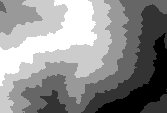
#> input picture data/aw3d_kasagatake.tif, 167 x 113 px
$ jupyter execute --allow-errors 006_yamabiko_aw3d.ipynb
#> lines starting #> are read from the running program, lines starting #| are printed output that depends on the picture
# `やまびこ`シミュレーション

[cell 1]
# -*- coding: utf-8 -*-
# basic libraries
import os
import json
from pathlib import Path

# third party
import numpy as np
import math
from tqdm import tqdm
import pandas as pd
from sklearn.cluster import DBSCAN
from mpl_toolkits.mplot3d import Axes3D
from matplotlib import cm
import matplotlib.pyplot as plt
import japanize_matplotlib
from matplotlib.animation import FuncAnimation, PillowWriter, FFMpegWriter

# GIS
import tifffile
import geopandas as gpd
from shapely.geometry import Point
import rasterio
from rasterio.transform import rowcol
from rasterio.warp import transform as reproject_pts

PATH_OUTPUT = 'output/006/'
if not os.path.exists(PATH_OUTPUT):
    os.makedirs(PATH_OUTPUT, exist_ok=True)

## 音速解析

**断熱**な圧力変化に対する状態方程式の勾配から定義は以下。

$$
c^2 = \left( \frac{\partial p}{\partial \rho} \right)_s
$$

ここで

* $c$：音速 \[m/s]
* $p$：圧力 \[Pa]
* $\rho$：密度 \[kg/m^3]
* 添字 $s$：等エントロピー（断熱）

理想気体の状態方程式 $p = \rho R T$ と、定圧比熱 $c_p$・定積比熱 $c_v$ から定まる比熱比 $\gamma = c_p/c_v$ を用います。

上式を代入すると：

$$
c^2 = \gamma \frac{p}{\rho}
$$

理想気体：$\rho = \frac{p}{R T}$ より、

$$
c^2 = \gamma R T
\quad\Rightarrow\quad
c = \sqrt{\gamma R T}.
$$

乾燥空気に対して代表値を入れると（$\gamma \approx 1.4$, $R_d = 287.05$ J/(kg·K)):

$$
c = \sqrt{1.4 \times 287.05 \times T} \approx 20.05\sqrt{T} \quad [\mathrm{m/s}], \; T[\mathrm{K}].
$$

温度を摂氏 $T_{°C}$ で与えた場合、$T = T_{°C} + 273.15$.

**注意:** 上記の式では $p$ が消えてしまうため、乾燥理想空気では音速は温度のみで決まります。観測した気圧から音速を推定したい場合は、(1) 非理想効果、(2) 湿度による混合気体効果、(3) 組成変化（CO₂ 等）を考慮する必要があります。

気圧と温度が与えられ、相対湿度 RH（0〜1）が別途得られる場合、以下の手順で混合気体定数と有効温度（仮温度・仮想温度）を計算し、音速を推定できます。

$$
e_s(T_{°C}) = 6.112 \exp\left(\frac{17.67 T_{°C}}{T_{°C} + 243.5}\right) \quad [\mathrm{hPa}]
$$

### 実際の水蒸気圧

$$
e = \mathrm{RH} \cdot e_s.
$$

### 混合比 $w$（乾燥空気質量に対する水蒸気質量）

$$
w = \epsilon \frac{e}{p - e}, \qquad \epsilon = \frac{R_d}{R_v} \approx 0.622.
$$

### 比湿（specific humidity）$q$

$$
q = \frac{w}{1 + w}.
$$

### 仮想温度 $T_v$（簡易近似）

$$
T_v \approx T_K (1 + 0.61 q).
$$

（より厳密には $T_v = T_K \left(1 + \frac{R_v}{R_d}q\right) / (1+q)$ などの式がありますが、0.61q 近似は実用的です。）

### 混合気体のガス定数と比熱

質量加重で混合します（簡易）:

$$
R_{mix} = R_d (1-q) + R_v q.
$$

$$
c_{p,mix} = c_{p,d}(1-q) + c_{p,v}q.
$$

$$
c_{v,mix} = c_{p,mix} - R_{mix}.
$$

$$
\gamma_{mix} = \frac{c_{p,mix}}{c_{v,mix}}.
$$

### 湿り空気での音速

$$
c = \sqrt{\gamma_{mix} \, R_{mix} \, T_v }.
$$

このモデルでは $p$ が式に残り、RH とともに音速がわずかに変化します（特に高温・高湿条件で顕著）。

[cell 2]
# --- 定数 ---
R_d = 287.05   # J/(kg*K) 乾燥空気
R_v = 461.5    # J/(kg*K) 水蒸気
cp_d = 1005.0  # J/(kg*K)
cp_v = 1850.0  # J/(kg*K) 近似

def speed_of_sound_dry_air(T_K, gamma=1.4):
    """乾燥空気（理想気体）音速 [m/s]。T_K: Kelvin。"""
    return np.sqrt(gamma * R_d * T_K)

def saturation_vapor_pressure_hPa(T_C):
    """Tetens式による飽和水蒸気圧 [hPa]; -40～+50℃程度で有効な近似。"""
    return 6.112 * np.exp((17.67 * T_C) / (T_C + 243.5))

def specific_humidity(P_hPa, T_C, RH=0.5):
    """比湿 q [kg/kg] を気圧[hPa], 気温[°C], 相対湿度RH[0-1]から推定。"""
    e_s = saturation_vapor_pressure_hPa(T_C)  # hPa
    e = RH * e_s
    eps = R_d / R_v  # ~0.622
    w = eps * e / (P_hPa - e)  # mixing ratio
    q = w / (1 + w)
    return q

def speed_of_sound_moist_air(P_hPa, T_C, RH=0.5):
    """湿り空気音速 [m/s]（仮想温度 & 混合気体比熱近似）。"""
    q = specific_humidity(P_hPa, T_C, RH=RH)
    T_K = T_C + 273.15
    # 仮想温度 (簡易)
    T_v = T_K * (1.0 + 0.61 * q)
    # 混合気体の cp, R, gamma
    cp_mix = cp_d * (1 - q) + cp_v * q
    R_mix  = R_d  * (1 - q) + R_v  * q
    cv_mix = cp_mix - R_mix
    gamma_mix = cp_mix / cv_mix
    return np.sqrt(gamma_mix * R_mix * T_v)

# ---- 計算グリッド ----
pressure_range_hPa = np.linspace(400, 1400, 200)  # 地表付近の気圧範囲に変更（必要なら調整）
temperature_range_C = np.linspace(-40, 80, 200)

P_grid, T_grid = np.meshgrid(pressure_range_hPa, temperature_range_C)

# RH 設定（0=乾燥, 1=飽和）
RH_demo = 0.2
c_grid = speed_of_sound_moist_air(P_grid, T_grid, RH=RH_demo)

# 乾燥モデル（気圧非依存）も計算（比較用）
c_grid_dry = speed_of_sound_dry_air(T_grid + 273.15)

# 代表条件
P0_hPa = 1013.25
T0_C = 15.0
c0_dry = speed_of_sound_dry_air(T0_C + 273.15)
c0_moist = speed_of_sound_moist_air(P0_hPa, T0_C, RH=RH_demo)
print(f"Example dry  : P={P0_hPa:.2f} hPa, T={T0_C:.1f} °C -> c={c0_dry:.2f} m/s")
print(f"Example moist : P={P0_hPa:.2f} hPa, T={T0_C:.1f} °C, RH={RH_demo:.2f} -> c={c0_moist:.2f} m/s")

# ---- 3D プロット ----
fig = plt.figure(figsize=(14, 8), dpi=140, facecolor="w", edgecolor="k")
ax = fig.add_subplot(111, projection='3d')
# Note: カラー指定しない（指示に従う）
ax.plot_surface(P_grid, T_grid, c_grid, linewidth=0, antialiased=True, alpha=0.7,
                cmap='viridis',
                # label="Sound Speed (m/s)",
                label='_nolegend_'
                )
ax.plot_wireframe(P_grid, T_grid, c_grid, rstride=8, cstride=8, linewidth=0.5,
                  color='k', )  # ワイヤーフレーム
ax.scatter(P0_hPa, T0_C, c0_moist, s=30, c='r',
           label="基本的な音速 (m/s)")  # 代表点
ax.set_xlabel('気圧: Pressure (hPa)', fontsize=12, labelpad=8)
ax.set_ylabel('気温: Temperature (°C)', fontsize=12, labelpad=8)
ax.set_zlabel('音速: Speed of Sound (m/s)', fontsize=12, labelpad=8)
ax.set_title(f'音速の気圧と気温による推定\nSpeed of Sound vs Pressure & Temperature (RH={RH_demo:.2f})', fontsize=14)
ax.legend()
ax.view_init(elev=30, azim=-60)  # 視点調
plt.tight_layout()
plt.savefig(os.path.join(PATH_OUTPUT, 'speed_of_sound_3d.png'),)
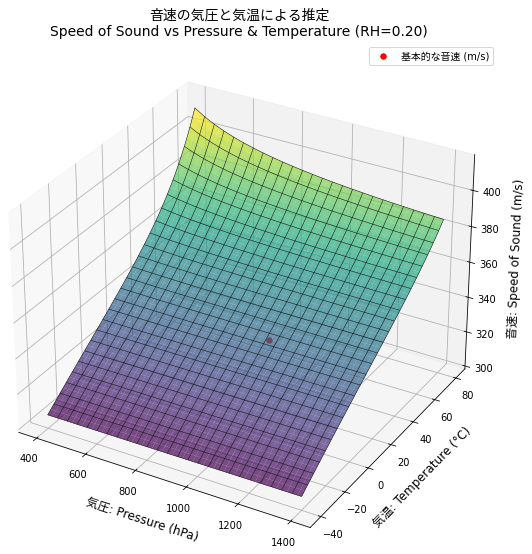
#> figure drawn by matplotlib, 1 panel
plt.show()

# ---- サンプル値テーブル ----
example_pressures = [1200, 1013.25, 900, 800, 100]  # hPa
example_temps = [-30, 0, 15, 30, 70]              # °C
rows = []
for p in example_pressures:
    for t in example_temps:
        rows.append({
            'pressure_hPa': p,
            'temperature_C': t,
            'c_dry_mps': speed_of_sound_dry_air(t + 273.15),
            f'c_moist_mps_RH{int(RH_demo*100)}': speed_of_sound_moist_air(p, t, RH=RH_demo),
        })
df = pd.DataFrame(rows)
df

## 空気吸収量解析

ISO 9613-1（1993）では、純音（50 Hz–10 kHz）の**大気吸収減衰係数 α \[dB m–1]** が

$$
\alpha(f,T,{\rm RH},p)=8.686\,f^{2}\Bigl[
1.84{\times}10^{-11}\,\frac{p_{\mathrm r}}{p}\sqrt{\frac{T}{T_{0}}}
+\Bigl(\frac{T}{T_{0}}\Bigr)^{-\!5/2}
\Bigl(
\frac{0.01275\,e^{-2239.1/T}}{f_{r{\rm O}}+\dfrac{f^{2}}{f_{r{\rm O}}}}
+\frac{0.1068\,e^{-3352/T}}{f_{r{\rm N}}+\dfrac{f^{2}}{f_{r{\rm N}}}}
\Bigr)
\Bigr]

$$

で与えられます（T: K, f: Hz, p: Pa）。酸素・窒素の**緩和周波数**は

$$
\begin{aligned}
f_{r\mathrm O}&=\frac{p}{p_{\mathrm r}}\left[24+4.04{\times}10^{4}\,h\frac{0.02+h}{0.391+h}\right],\\
f_{r\mathrm N}&=\frac{p}{p_{\mathrm r}}\Bigl(\tfrac{T}{T_{0}}\Bigr)^{-1/2}
\left[9+280h\,e^{-4.17\bigl( (T/ T_{0})^{-1/3}-1\bigr)}\right],
\end{aligned}
$$

ここで $h$ は水蒸気の**モル分率**（相対湿度と温度から決定）です。詳しい導出は ISO 9613-1 本文を参照してください。(以下)

> Calculation of the Absorption of Sound by the Atmosphere
(ISO 9613-1)

[cell 3]
# --- alpha_iso9613 関数を再掲 ---
def saturation_pressure_pa(T_c):
    return 610.78 * 10 ** (7.5 * T_c / (T_c + 237.3))

def alpha_iso9613(f_hz, T_c, RH, p_pa=101325):
    T0 = 293.15
    pr = 101325.0

    T = T_c + 273.15
    f = f_hz

    Psat = 610.78 * 10 ** (7.5 * T_c / (T_c + 237.3))
    h = RH / 100 * Psat / p_pa

    FrO = (p_pa / pr) * (24 + 4.04e4 * h * (0.02 + h) / (0.391 + h))
    FrN = (p_pa / pr) * (T / T0) ** (-0.5) * (9 + 280 * h * np.exp(-4.17 * ((T / T0) ** (-1/3) - 1)))

    term1 = 1.84e-11 * (pr / p_pa) * np.sqrt(T / T0)
    term2 = (T / T0) ** (-2.5) * (
        0.01275 * np.exp(-2239.1 / T) / (FrO + (f ** 2) / FrO)
        + 0.1068 * np.exp(-3352.0 / T) / (FrN + (f ** 2) / FrN)
    )
    alpha = 8.686 * f ** 2 * (term1 + term2)
    return alpha

T_c_fixed = 15.0  # 15 ℃ の断面で可視化
RH_range = np.linspace(0, 100, 40)       # 湿度 [%]
f_range  = np.linspace(100, 2000, 40)    # 周波数 [Hz]

RH_mesh, f_mesh = np.meshgrid(RH_range, f_range)
alpha_mesh = alpha_iso9613(f_mesh, T_c_fixed, RH_mesh)

# 3D surface plot
fig = plt.figure(figsize=(14, 8), dpi=140, facecolor="w", edgecolor="k")
ax = fig.add_subplot(111, projection='3d')
surf = ax.plot_surface(RH_mesh, f_mesh, alpha_mesh,
                       cmap=cm.jet, linewidth=0, antialiased=False)

ax.set_xlabel('相対湿度 RH [%]')
ax.set_ylabel('周波数 f [Hz]')
ax.set_zlabel('吸収係数 α [dB/m]', fontsize=12, labelpad=10)
ax.set_title(f'空気吸収係数 α vs RH, f (T = {T_c_fixed:.0f} °C)')
fig.colorbar(surf, shrink=0.6, aspect=12, label='α [dB/m]')

plt.tight_layout()
plt.savefig(os.path.join(PATH_OUTPUT, 'air_absorption_3d_fixed.png'))
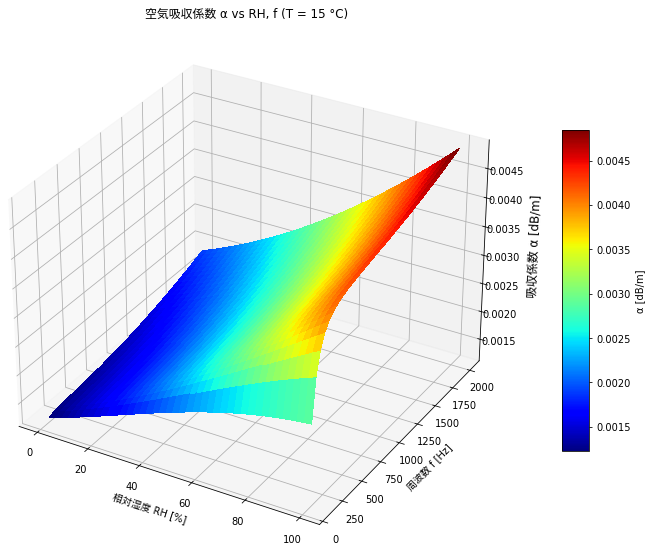
#> figure drawn by matplotlib, 2 panels
plt.show()

[cell 4]
# 例: 15 ℃, RH 20 %, 400 Hz
T_c = 15.0
RH = 20.0
f = 400.0  # Hz 理由は、男性で約100～500Hz、女性で約200～1000Hz程度

alpha_db_per_m = alpha_iso9613(f, T_c, RH)
alpha_db_per_km = alpha_db_per_m * 1000

print(f"気温 {T_c:.0f} ℃, RH {RH:.0f} %, 周波数 {f/1000:.1f} kHz")
print(f"空気吸収係数 α ≈ {alpha_db_per_m:.4f} dB/m")
print(f"             ≈ {alpha_db_per_km:.2f} dB/km")

## やまびこの到達距離シミュレーション

[cell 5]
def geometric_level_db(L0_db, r_m, r0_m=1.0):
    """音源から r_m [m] 離れた地点での球面拡散のみのレベル[dB]"""
    return L0_db - 20.0 * np.log10(r_m / r0_m)

def total_level_db(L0_db, r_m, alpha_db_per_m, r0_m=1.0):
    """球面拡散 + 空気吸収（一次）の総合レベル[dB]"""
    geom = geometric_level_db(L0_db, r_m, r0_m)
    air  = alpha_db_per_m * (r_m - r0_m)
    return geom - air

# パラメータ
L0 = 90.0          # 1 m での音圧レベル [dB] 大声 -> 90くらい
alpha = 0.0017      # 吸収係数 [dB/m] (≈5 dB/km @1 kHz, 15 ℃)
distances = np.linspace(1, 3000, 1000)  # 1 m 〜 3 km
thresh_dB = 20.0  # 可聴閾値 [dB SPL]

# 計算
level_geom   = geometric_level_db(L0, distances)
level_total  = total_level_db(L0, distances, alpha)

# プロット
plt.figure(figsize=(16, 6), dpi=140, facecolor="w", edgecolor="k")
plt.plot(distances, level_geom, label="球面拡散のみ")
plt.plot(distances, level_total, label="球面拡散 + 空気吸収")
plt.axhline(thresh_dB, linestyle="--", label=f"可聴閾値 {thresh_dB} dB", color="r")
plt.xlabel("距離 [m]")
plt.ylabel("音圧レベル [dB SPL]")
plt.title("距離による音声レベルの減衰曲線")
plt.legend()
plt.grid(True)
plt.tight_layout()
plt.savefig(os.path.join(PATH_OUTPUT, 'sound_level_attenuation.png'))
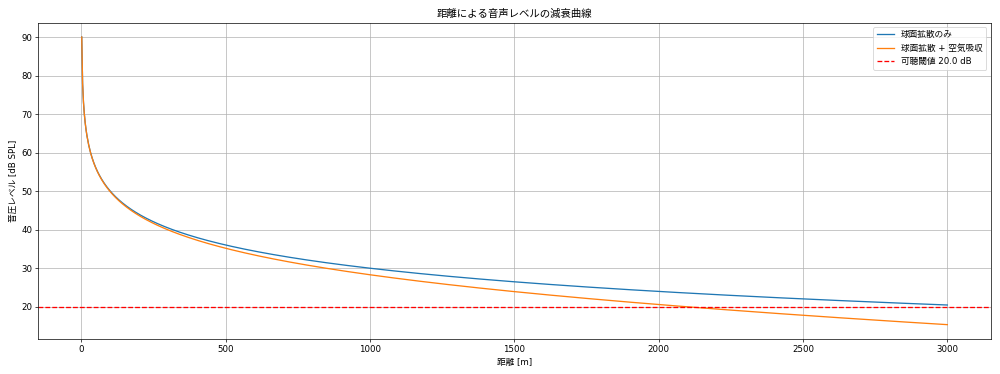
#> figure drawn by matplotlib, 1 panel; curve peaks at x = 1, y = 90; curve peaks at x = 1, y = 90
plt.show()

## リモートセンシングデータ

### AW3D

データ取得リンク: https://www.eorc.jaxa.jp/ALOS/en/aw3d30/data/html_v2404/dl/download_v2404.htm?N035E135_N036E137

[cell 6]
ECHO_POINT_LATLON = (36.318,137.578)


# GeoDataFrame の作成
#> (the rest of this cell did not finish here and is left out)

[cell 7]
PATH_DEM = os.path.join("..", 'data/aw3d_kasagatake.tif')

#> (the rest of this cell did not finish here and is left out)

[cell 8]
target_point = df.iloc[0]
dem = tifffile.imread(PATH_DEM)
#> dem is the input picture: shape (113, 167) int16; min 1352, max 2808, mean 2116.9

# 点も同時に可視化
plt.figure(figsize=(14, 8), dpi=100, facecolor='white', edgecolor='black')
plt.imshow(dem, cmap='terrain', vmin=1200, vmax=3000)
plt.colorbar(label='標高 (m)', shrink=0.6, aspect=12)
plt.title('笠ヶ岳の標高データとヤッホーポイント © JAXA - AW3D30')
plt.xlabel('X (pixel): 30m解像度 緯度方向')
plt.ylabel('Y (pixel): 30m解像度 経度方向')
#> (the rest of this cell did not finish here and is left out)
